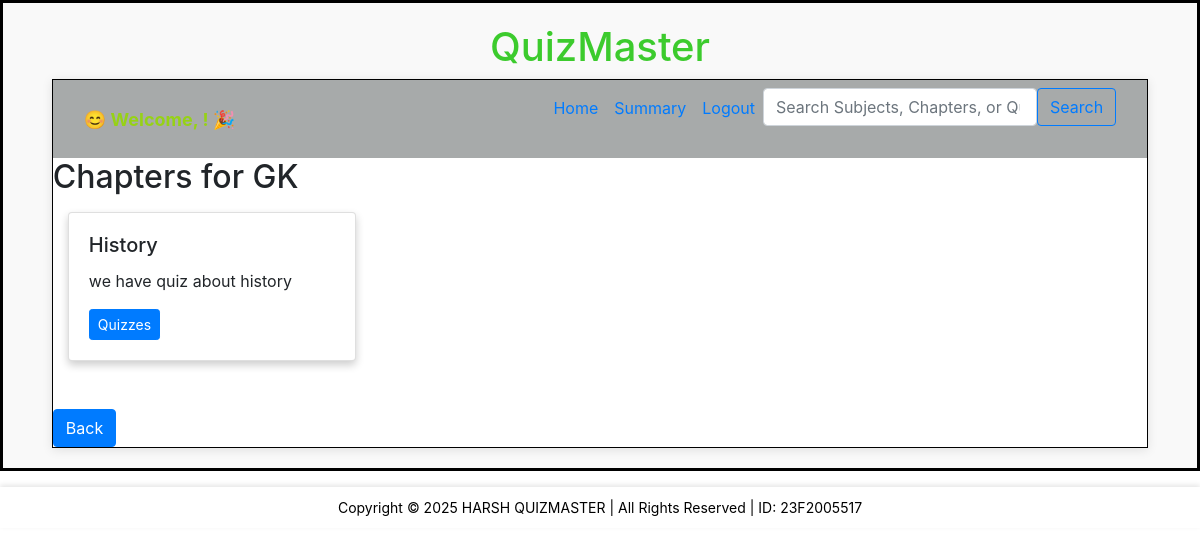
Page /chapteers/2 on the committed database.
### backend/models.py (models this page shows)
class Subject(db.Model):
    __tablename__ = "subject"
    id = db.Column(db.Integer, primary_key=True,autoincrement=True)
    name = db.Column(db.String, nullable=False)
    description = db.Column(db.Text, nullable=False)
    chapters = db.relationship("Chapter", cascade="all,delete", backref="subject", lazy=True)

class Chapter(db.Model):
    __tablename__ = "chapter"
    id = db.Column(db.Integer, primary_key=True)
    name = db.Column(db.String, nullable=False)
    description = db.Column(db.Text, nullable=False)
    subject_id = db.Column(db.Integer, db.ForeignKey("subject.id"), nullable=False)
    quizes = db.relationship("Quiz", cascade="all,delete", backref="chapter", lazy=True)

### backend/controllers.py (the view)
@app.route("/chapteers/<int:subject_id>", methods=["GET"])
def chapter_dashboard1(subject_id):
    chapters = Chapter.query.filter_by(subject_id=subject_id).all()
    subject = Subject.query.filter_by(id=subject_id).first()
    return render_template("chapter_dashboard1.html", chapters=chapters, subject=subject)

### templates/chapter_dashboard1.html
{% extends "user_layout.html" %}
{% block content %}
<h2>Chapters for {{ subject.name }}</h2>
<div class="container mt-3">
    {% if chapters %}
        <div class="row">
            {% for chapter in chapters %}
            <div class="col-md-4 mb-4">
                <div class="card" style="width: 18rem; box-shadow: 0 4px 8px rgba(0, 0, 0, 0.2); transition: 0.3s;">
                    <div class="card-body">
                        <h5 class="card-title">{{ chapter.name }}</h5>
                        <p class="card-text">{{ chapter.description }}</p>
                        <a href="/quizzees/{{ chapter.id }}" class="btn btn-primary btn-sm">Quizzes</a>
                    </div>
                </div>
            </div>
            {% endfor %}
        </div>
    {% else %}
        <p>No chapters available for this subject. Add a new chapter!</p>
    {% endif %}
</div>
<div class="mt-4">
    <a href="/user" class="register-btn btn btn-primary">Back</a>
</div>
{% endblock %}

### static/styles/main.css (style rules this page uses)
* { margin: 0px; }
.card { border-radius: 10px; box-shadow: 0px 2px 8px rgba(0,0,0,0.1); }
.card-body { padding: 15px; }

### rows in the picture
Subject: name "GK"
Chapter: name "History", description "we have quiz about history"
